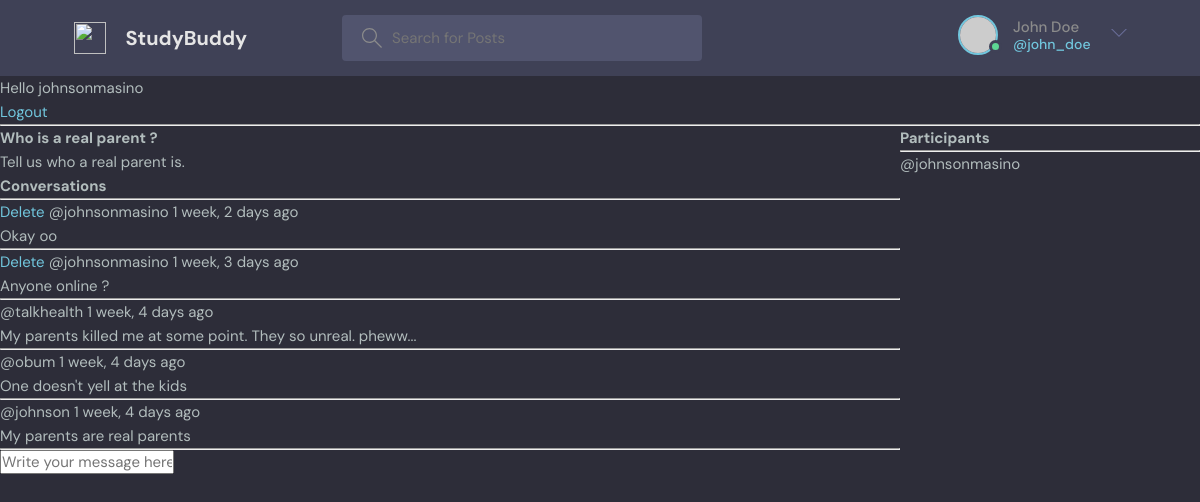
The app's page /service/24/ (signed in) with its own data.
### NinazHairline/models.py (models this page shows, shortened)
class Service(models.Model):
    host = models.ForeignKey(User, on_delete=models.SET_NULL, null=True)
    topic = models.ForeignKey(Topic, on_delete=models.SET_NULL, null=True)
    name = models.CharField(max_length=200)
    description = models.TextField(null=True, blank=True)
    participants = models.ManyToManyField(
        User, related_name='participants', blank=True)
    updated = models.DateTimeField(auto_now=True)
    created = models.DateTimeField(auto_now_add=True)
    class Meta:
        ordering = ['-updated', '-created']

class Message(models.Model):
    user = models.ForeignKey(User, on_delete=models.CASCADE)
    service = models.ForeignKey(Service, on_delete=models.CASCADE)
    body = models.TextField()
    updated = models.DateTimeField(auto_now=True)
    created = models.DateTimeField(auto_now_add=True)
    class Meta:
        ordering = ['-updated', '-created']

### NinazHairline/views.py (the view, shortened to what this page needs)
# urls.py: path('service/<str:pk>/', views.service, name='service'),
def service(request, pk):
    service = Service.objects.get(id=pk)
    service_messages = service.message_set.all().order_by('-created')
    participants = service.participants.all()
    context = {'service': service, 'service_messages': service_messages,
               'participants': participants}
    return render(request, 'NinazHairline/service.html', context)

### NinazHairline/Templates/NinazHairline/service.html (shortened to what this page needs)
{%  extends 'NinazHairline/main.html' %}
{%  block content %}
<div class="service-container">
    <div>
        <h1>{{service.name}}</h1>
        <p>{{service.description}}</p>
        <div class="comment-wrapper">
            <h3>Conversations</h3>
            <hr>
            {% for message in service_messages %}
            <div>
                {% if request.user == message.user %}
                <a href="{% url 'delete-message' message.id %}">Delete</a>
                {% endif %}
                <small>@{{message.user}}  {{message.created|timesince}} ago</small>
                <p>{{message.body}}</p>
                <hr>
            </div>
            {% endfor %}
        </div>
        {% if request.user.is_authenticated %}
        <div class="comment-form">
            <form method="POST" action="">
                <input type="text" name="body" placeholder="Write your message here..." />
            </form>
        </div>
        {% endif %}
    </div>
    <div>
        <h3>Participants</h3>
        <hr>
        {% for user in participants %}
            <div>
                <p>@{{user.username}}</p>
            </div>
        {% endfor %}
    </div>
</div>
{% endblock  %}

### NinazHairline/Templates/NinazHairline/navbar.html (shortened to what this page needs)
<header class="header header--loggedIn">
    <div class="container">
      <a href="{% url 'home' %}" class="header__logo">
        <img src="assets/logo.svg" />
        <h1>StudyBuddy</h1>
      </a>
      <form class="header__search" method="GET" action="{% url 'home' %}">
        <label>
          <input name="q" placeholder="Search for Posts" />
        </label>
      </form>
      <nav class="header__menu">
        <div class="header__user">
          <a href="profile.html">
            <div class="avatar avatar--medium active">
              <img src="https://randomuser.me/api/portraits/men/37.jpg" />
            </div>
            <p>John Doe <span>@john_doe</span></p>
          </a>
          <button class="dropdown-button">
            <svg version="1.1" xmlns="http://www.w3.org/2000/svg" width="32" height="32" viewBox="0 0 32 32">
              <title>chevron-down</title>
              <path d="M16 21l-13-13h-3l16 16 16-16h-3l-13 13z"></path>
            </svg>
          </button>
        </div>
      </nav>
    </div>
  </header>
{% if request.user.is_authenticated %}
<p>Hello {{request.user}}</p>
<a href="{% url 'logout' %}">Logout</a>
{% else %}
<a href="{% url 'login' %}">Login</a>
{% endif %}
<hr>

### NinazHairline/static/styles/style.css (style rules this page uses)
:root { --color-main: #71c6dd; --color-main-light: #e1f6fb; --color-dark: #3f4156; --color-dark-medium: #51546e; --color-dark-light: #696d97; --color-light: #e5e5e5; --color-gray: #8b8b8b; --color-light-gray: #b2bdbd; --color-bg: #2d2d39; --color-success: #5dd693; --color-error: #fc4b0b; }
* { font-family: "DM Sans", -apple-system, BlinkMacSystemFont, "Segoe UI", Roboto, Oxygen, Ubuntu, Cantarell, "Open Sans", "Helvetica Neue", sans-serif; margin: 0; padding: 0; box-sizing: border-box; text-rendering: optimizeLegibility; font-size: inherit; }
html { font-size: 56.25%; }
@media only screen and (min-width: 1200px) { html { font-size: 62.5%; } }
body { line-height: 1.6; font-weight: 400; font-size: 1.5rem; color: var(--color-light-gray); background-color: var(--color-bg); min-height: 100vh; }
img { width: 100%; }
a { display: inline-block; color: var(--color-main); text-decoration: none; }
.container { max-width: 120rem; width: 90%; margin: auto; }
.avatar { position: relative; display: inline-block; border-radius: 50%; border: 2px solid var(--color-main); }
.avatar img { display: block; border-radius: 50%; object-fit: cover; object-position: center; }
.avatar::after { content: ""; display: block; position: absolute; background-color: var(--color-gray); z-index: 111; border-radius: 50%; border: 0.3rem solid var(--color-dark); }
.avatar.active::after { background-color: var(--color-success); }
.avatar.avatar--medium img { width: 3.6rem; height: 3.6rem; border-radius: 50%; }
.avatar.avatar--medium:after { width: 0.7rem; height: 0.7rem; bottom: 0px; right: -6px; }
.header { padding: 1.5rem; background-color: var(--color-dark); }
.header > .container { display: flex; gap: 9.5rem; }
.header__logo, .header__user { display: flex; gap: 2rem; align-items: center; }
.header__logo > img { height: 3.2rem; width: 3.2rem; }
.header__logo > h1 { font-weight: 700; font-size: 2rem; color: var(--color-light); }
.header__search > label { background-color: var(--color-dark-medium); padding: 1.3rem 1rem; display: flex; align-items: center; gap: 1rem; border-radius: 4px; }
.header__search svg { fill: var(--color-gray); width: 2rem; height: 2rem; margin-left: 1rem; }
.header__search input { width: 30rem; background: transparent; border: none; outline: none; color: var(--color-light); }
.header__menu { margin-left: auto; position: relative; }
.header__menu a { display: flex; gap: 1.5rem; align-items: center; font-weight: 500; text-decoration: none; color: var(--color-gray); }
.header__menu img { height: 3.6rem; }
.header__menu p { line-height: 1.2; }
.header__menu span { color: var(--color-main); font-weight: 500; font-size: 1.4rem; display: block; }
.header__menu svg { width: 1.6rem; height: 1.6rem; fill: var(--color-dark-light); }
.dropdown-button { background: transparent; border: 0; outline: 0; cursor: pointer; }

### NinazHairline/Templates/NinazHairline/service.html (style rules this page uses)
.service-container { display: grid; grid-template-columns: 3fr 1fr; }

### records on screen
Service: name "Who is a real parent ?", description "Tell us who a real parent is."
Message: shows "Delete", user "johnsonmasino", created "1 week, 2 days", body "Okay oo"
Message: shows "Delete", user "johnsonmasino", created "1 week, 3 days", body "Anyone online ?"
Message: user "talkhealth", created "1 week, 4 days", body "My parents killed me at some point. They so unreal. pheww..."
Message: user "obum", created "1 week, 4 days", body "One doesn't yell at the kids"
Message: user "johnson", created "1 week, 4 days", body "My parents are real parents"

### other values on screen
{{ request.user }} "johnsonmasino"
{{ user.username }} "johnsonmasino"
